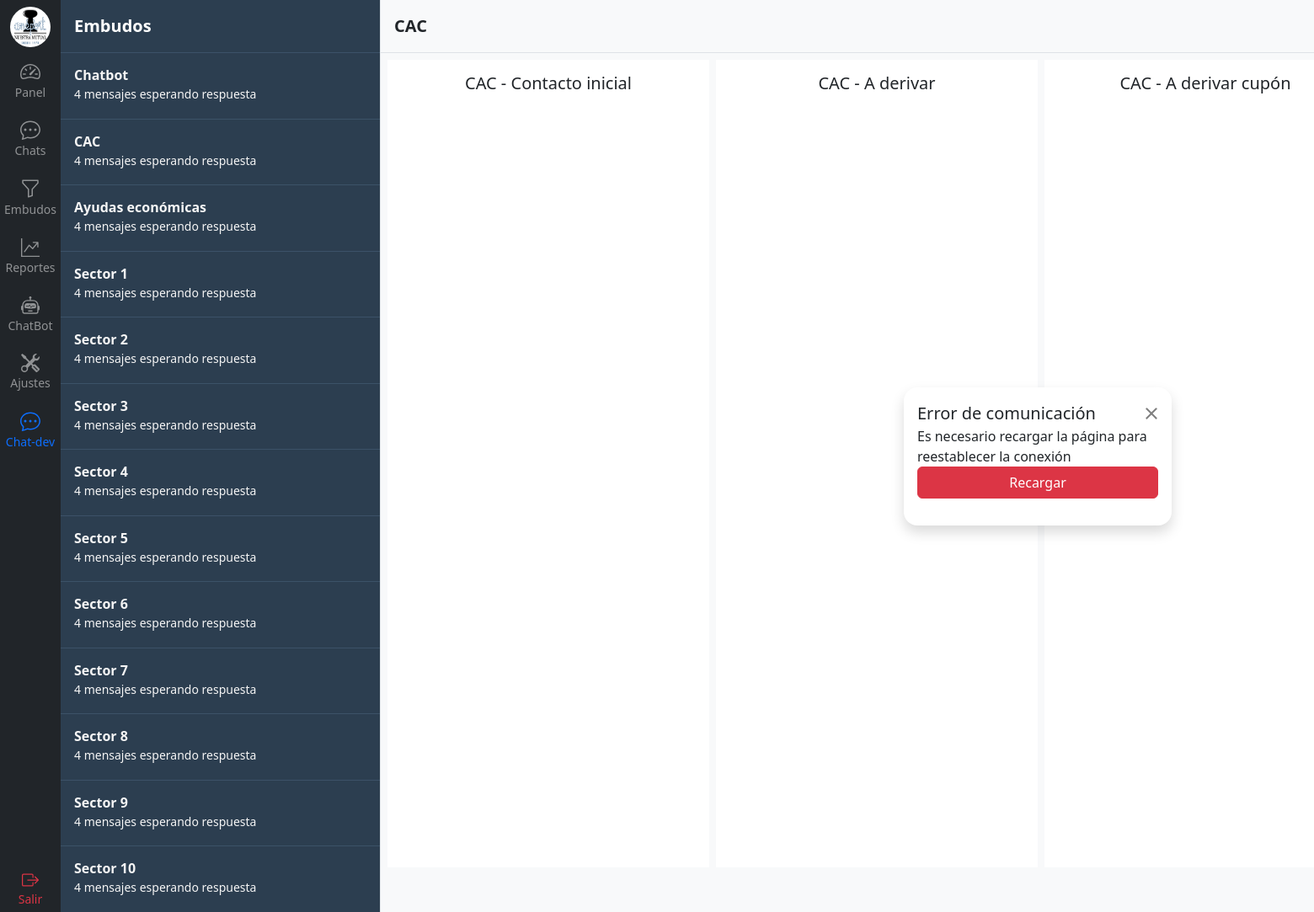
Screenshot of /contacto/embudo/2/ (signed in) with the database file from the repository.
### chat/models.py (models this page shows)
class Sector(models.Model):
    nombre = models.CharField(max_length=100)
    def __str__(self):
        return self.nombre
    class Meta:
        verbose_name_plural = 'Sectores'

class SectorTarea(models.Model):
    sector = models.ForeignKey(Sector, on_delete=models.CASCADE)
    nombre = models.CharField(max_length=100)
    activo = models.BooleanField()  # Para que no se pierda las asignadas a un mensaje anterior si sacan una tarea
    def __str__(self):
        return f'{self.sector} - {self.nombre}'
    class Meta:
        verbose_name_plural = 'Sectores tareas'

### chat/views.py (the view)
# urls.py: path('embudo/<int:id>/', views.embudo, name='embudo'),
@login_required
def embudo(request, id):
    sector = get_object_or_404(Sector, id=id)
    sectores = Sector.objects.prefetch_related('sectortarea_set').all()
    sector_tareas = SectorTarea.objects.filter(sector=sector).prefetch_related('contactotarea_set__contacto_integracion__mensajes').all()
    '''
    # ¿Mejora la performance si se obtiene el último mensaje en la vista en lugar de pasarle todos los mensajes al template?
    # Agregar el último mensaje a cada Contacto
    for sector_tarea in sector_tareas:
        for contacto_tarea in sector_tarea.contactotarea_set.all():
            last_message = contacto_tarea.contacto.messages.order_by('-fecha_hora').first()
            contacto_tarea.last_message = last_message
    '''
    context = {'embudo': sector, 'embudos': sectores, 'sector_tareas': sector_tareas, 'debug': DEBUG}
    return render(request, 'chat/embudos.html', context)

### templates/chat/embudos.html (shortened to what this page needs)
{% extends 'base.html' %}
{% load static %}
{% load humanize %}
{% block content %}
{% include 'navbar.html' %}
<div class="d-flex flex-column align-items-stretch flex-shrink-0 bg-union border-end scroll-union" style="width: 380px;">
    <div href="/" class="d-flex align-items-center flex-shrink-0 p-3 link-body-emphasis text-decoration-none border-bottom border-union">
      <span class="fs-5 fw-semibold text-white">Embudos</span>
    </div>
    <div class="list-group list-group-flush overflow-y-scroll h-100">
      {% for embudo in embudos %}
        <a href="{% url 'contacto:embudo' embudo.id %}" class="list-group-item card-union py-3 lh-sm">
          <div class="d-flex w-100 align-items-center justify-content-between">
            <strong class="mb-1">{{ embudo.nombre }} </strong>
          </div>
          <div class="col-10 mb-1 small">4 mensajes esperando respuesta</div>
        </a>
      {% endfor %}
    </div>
</div>
{% if embudo %}
  {% include 'chat/components/embudo_por_tarea.html' %}
{% else %}
  <div class="flex-grow-1 d-flex align-items-center justify-content-center bg-body-tertiary">
    <p class="text-secondary">Seleccione un embudo para ver los mensajes</p>
  </div>
{% endif %}
{% endblock %}

### templates/chat/components/embudo_por_tarea.html (shortened to what this page needs)
{% load static %}
{% load humanize %}
<div class="d-flex flex-column w-100 bg-body-tertiary position-relative">
    <div class="d-flex align-items-center gap-3 text-decoration-none p-3 border-bottom bg-body-tertiary" style="height: 63px">
      <div>
        <h5 class="m-0 fs-5 fw-semibold">{{ embudo.nombre }}</h5>
      </div>
    </div>
    <div class="d-flex p-2 gap-2 bg-body-tertiary overflow-hidden" data-sector="{{ embudo.id }}" style="height: 90vh;">
        {% for sector_tarea in sector_tareas %}
        <div class="d-flex flex-column bg-white p-3">
            <h5 class="text-center">{{ sector_tarea }}</h5>
        </div>
        {% endfor %}
    </div>
    <div id="box-error" class="modal-dialog position-absolute z-3 d-flex d-none" role="document" style="width: 350px; top: 50%; left: 50%; transform: translate(-50%, -50%);">
        <div class="modal-content rounded-4 shadow bg-white m-3 p-3" >
            <div class="modal-header border-bottom-0">
            <h1 class="modal-title fs-5">Error de comunicación</h1>
            <button type="button" class="btn-close" data-bs-close="modal"></button>
            </div>
            <div class="modal-body py-0">
            </div>
            <div class="modal-footer flex-column align-items-stretch w-100 gap-2 pb-3 border-top-0">
            <a href="{{ request.path }}" class="btn btn-danger">Recargar</a>
            </div>
        </div>
    </div>
</div>

### static/css/style.css (style rules this page uses)
:root { --primary-color: rgb(44, 62, 80); --primary-hover-color: #3c5268; }
.bg-union { background-color: var(--primary-color); color: #f5f5f5; }
.card-union { background-color: var(--primary-color); color: #f5f5f5; }
.list-group-item { border-color: var(--primary-hover-color); }
.border-union { border-bottom-color: var(--primary-hover-color) !important; }
.scroll-union > * { scrollbar-width: auto; scrollbar-color: #ccc #ffffff; }

### rows the page displays
Sector: nombre "Chatbot"
Sector: nombre "CAC"
Sector: nombre "Ayudas económicas"
Sector: nombre "Sector 1"
Sector: nombre "Sector 2"
Sector: nombre "Sector 3"
Sector: nombre "Sector 4"
Sector: nombre "Sector 5"
Sector: nombre "Sector 6"
Sector: nombre "Sector 7"
Sector: nombre "Sector 8"
Sector: nombre "Sector 9"
Sector: nombre "Sector 10"
SectorTarea: sector+nombre "CAC - Contacto inicial"
SectorTarea: sector+nombre "CAC - A derivar"
SectorTarea: sector+nombre "CAC - A derivar cupón"
